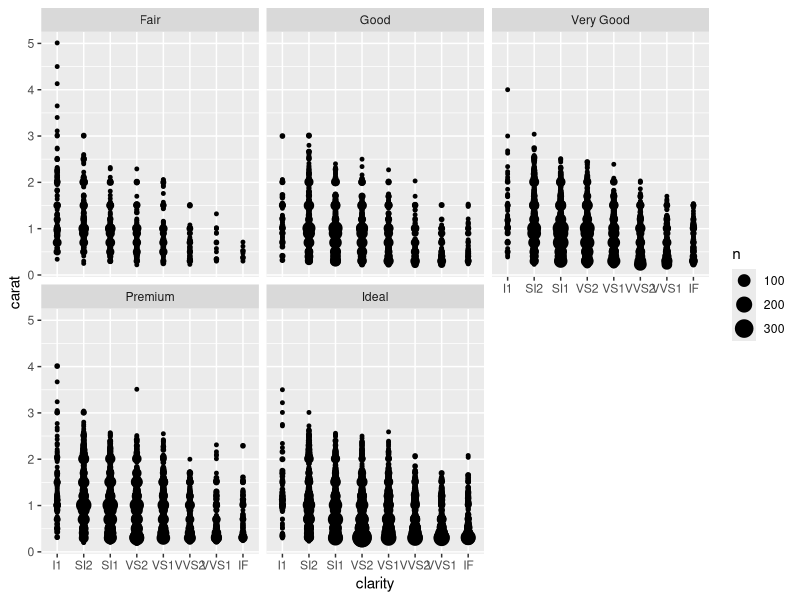
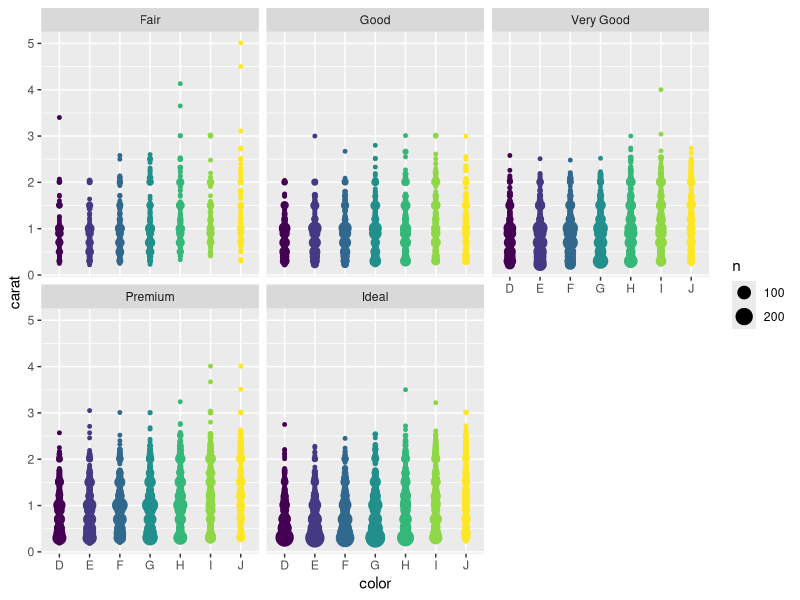

Here is the R script that generated these plots, in order:
## ---- chunk 1
library(ggplot2)
ggplot(diamonds) + 
  geom_count(aes(clarity, carat)) +
  guides(color = FALSE) + 
  facet_wrap(~cut)
## ---- chunk 2
library(ggplot2)
ggplot(diamonds) + 
  geom_count(aes(color, carat, color = color)) +
  guides(color = FALSE) + 
  facet_wrap(~cut)
